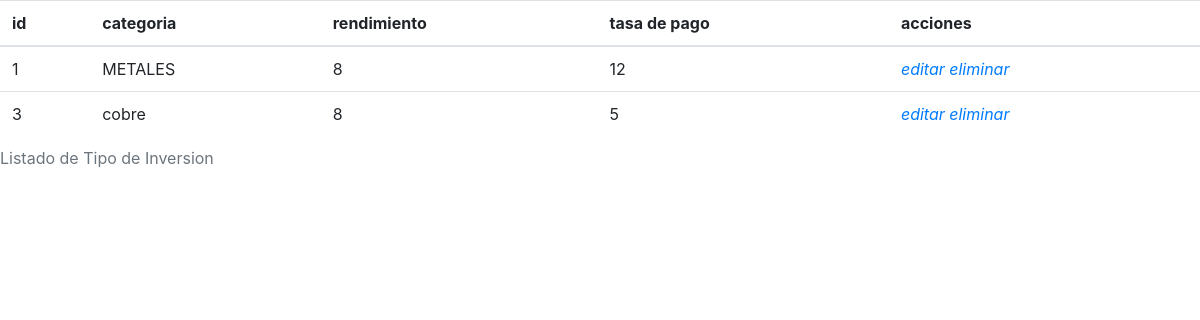
Page /php/buscar_tipo_inversion.php on the earlier database version.
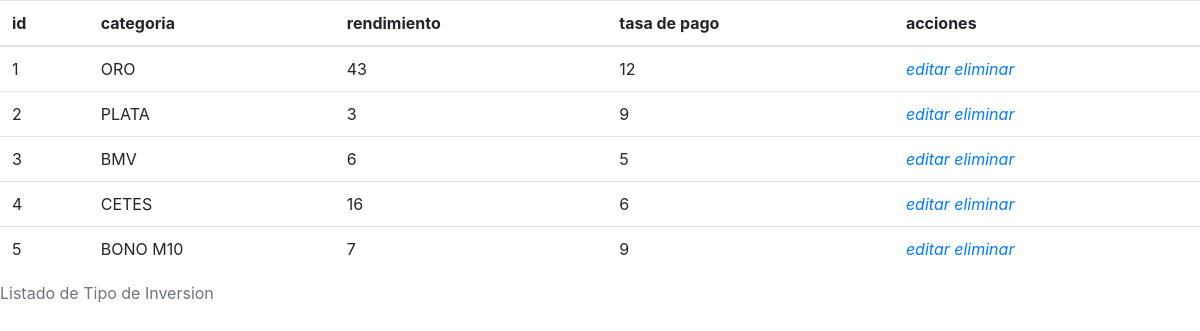
Same page on the later database version.
### tables this page shows
CREATE TABLE IF NOT EXISTS `tipo_inversion` (
  `id_tipo_inv` int(11) NOT NULL,
  `categoria` varchar(50) NOT NULL,
  `porcentaje` int(11) NOT NULL,
  `tasa_pago` int(11) NOT NULL,
  PRIMARY KEY (`categoria`)
);

### php/buscar_tipo_inversion.php (the view, shortened to what this page needs)
<html>
<head>
    <link rel="stylesheet" href="css/bootstrap.css">
</head>
</html>
<?php
$conexion = conecta();
$salida = "";
$query = "SELECT * FROM tipo_inversion ORDER BY id_tipo_inv";
$resultado = $conexion->query($query);
if($resultado->num_rows > 0){
	$salida.="<table class='tabla_datos table'>
				<caption align=top>Listado de Tipo de Inversion</caption>
				<thead>
				<tr>
				<th>id</th>
				<th>categoria</th>
				<th>rendimiento</th>
				<th>tasa de pago</th>
				<th>acciones</th>
				</tr>
				</thead>
				<tbody>";
		while ($fila = $resultado->fetch_assoc()) {
			$salida.="<tr>
					  <td>".$fila['id_tipo_inv']."</td>
					  <td>".$fila['categoria']."</td>
					  <td>".$fila['porcentaje']."</td>
					  <td>".$fila['tasa_pago']."</td>
					  <td>"."<i class='fas fa-pen-alt'>"."<a href='php/editar_tipo_inversion.php?id=".$fila['id_tipo_inv']."'>editar</a></i> <i class='fas fa-trash'>"."<a href='php/eliminar_proceso_tipo_inversion.php?id=".$fila['id_tipo_inv']."'>eliminar</a></i>"."</td>
					  </tr>";
		}
	$salida.="</tbody></thead>";
} else {
	$salida.="No hay datos :(";
}
echo $salida;
?>

Differences in the rows shown:
removed tipo_inversion: id_tipo_inv "1", categoria "METALES", porcentaje "8", tasa_pago "12"
removed tipo_inversion: id_tipo_inv "3", categoria "cobre", porcentaje "8", tasa_pago "5"
added tipo_inversion: id_tipo_inv "1", categoria "ORO", porcentaje "43", tasa_pago "12"
added tipo_inversion: id_tipo_inv "2", categoria "PLATA", porcentaje "3", tasa_pago "9"
added tipo_inversion: id_tipo_inv "3", categoria "BMV", porcentaje "6", tasa_pago "5"
added tipo_inversion: id_tipo_inv "4", categoria "CETES", porcentaje "16", tasa_pago "6"
added tipo_inversion: id_tipo_inv "5", categoria "BONO M10", porcentaje "7", tasa_pago "9"
